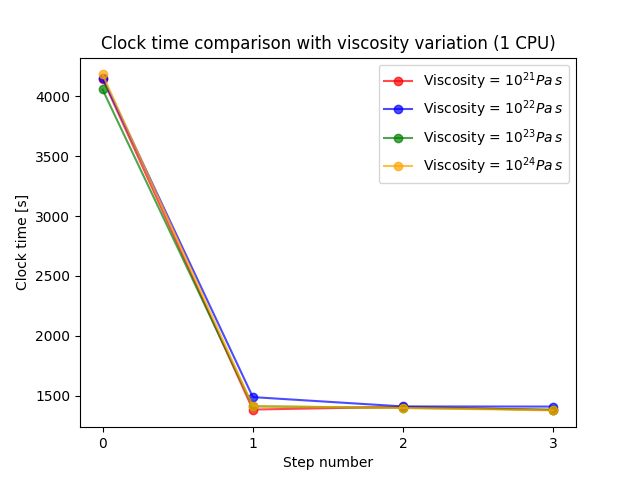

Python code for this plot:
import matplotlib.pyplot as plt
import numpy as np
from itertools import accumulate


# step wall clock times
visc_21 = [4148,1384,1407,1380]
visc_22 = [4158,1488,1410,1409]
visc_23 = [4058,1411,1398,1383]
visc_24 = [4184,1413,1397,1377]

steps = list(range(0,4))

plt.plot(steps, visc_21, 'o-',
         color = 'red', alpha = 0.7, 
         label = "Viscosity = $10^{21} Pa\,s$")

plt.plot(steps, visc_22, 'o-',
         color = 'blue', alpha = 0.7, 
         label = "Viscosity = $10^{22} Pa\,s$")

plt.plot(steps, visc_23, 'o-',
         color = 'green', alpha = 0.7, 
         label = "Viscosity = $10^{23} Pa\,s$")

plt.plot(steps, visc_24, 'o-',
         color = 'orange', alpha = 0.7, 
         label = "Viscosity = $10^{24} Pa\,s$")

plt.title("Clock time comparison with viscosity variation (1 CPU)")
plt.xlabel("Step number")
plt.xticks(steps)
plt.ylabel("Clock time [s]")
plt.legend()

plt.show()
